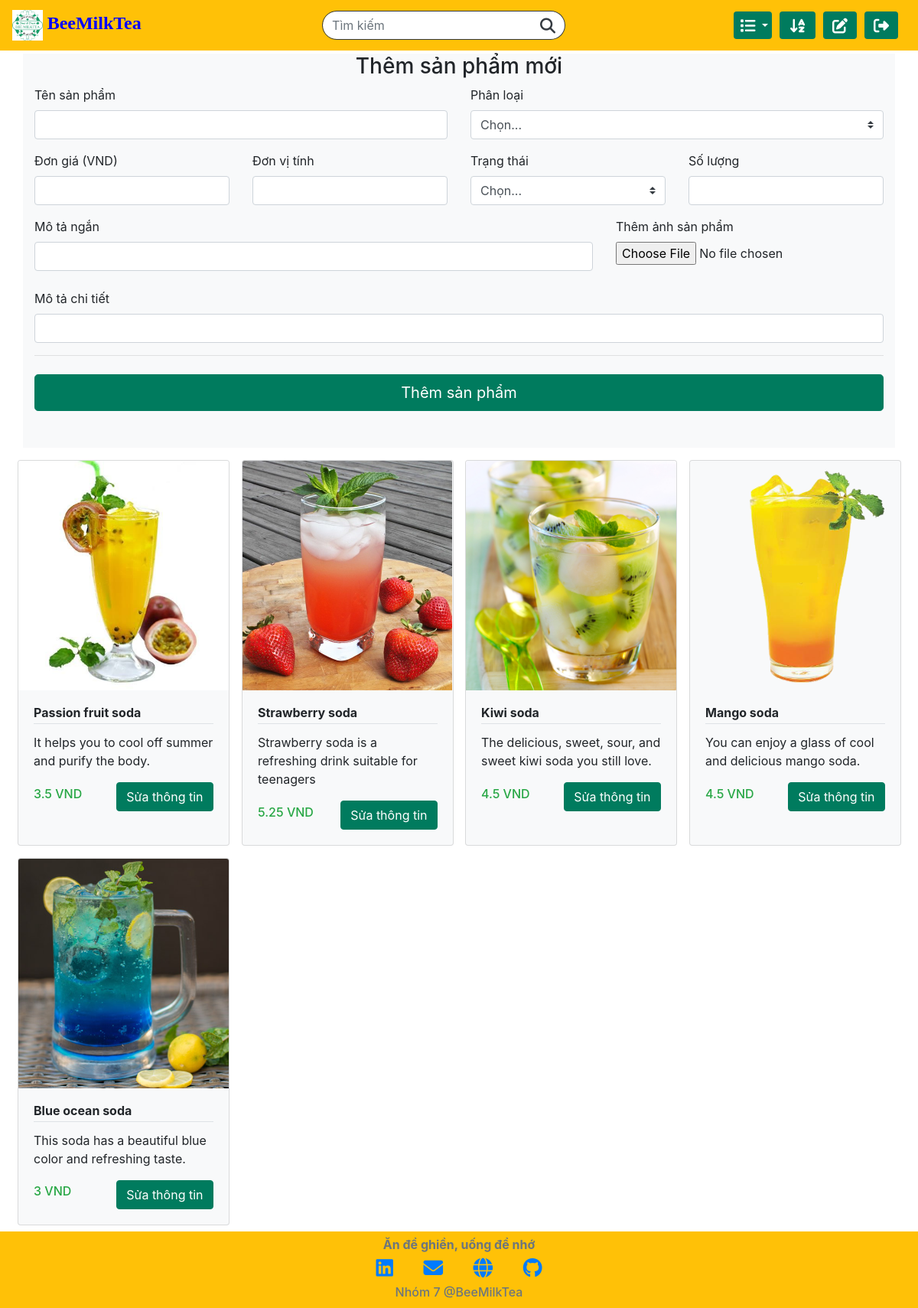
The app's page /manageProduct (signed in), older data.
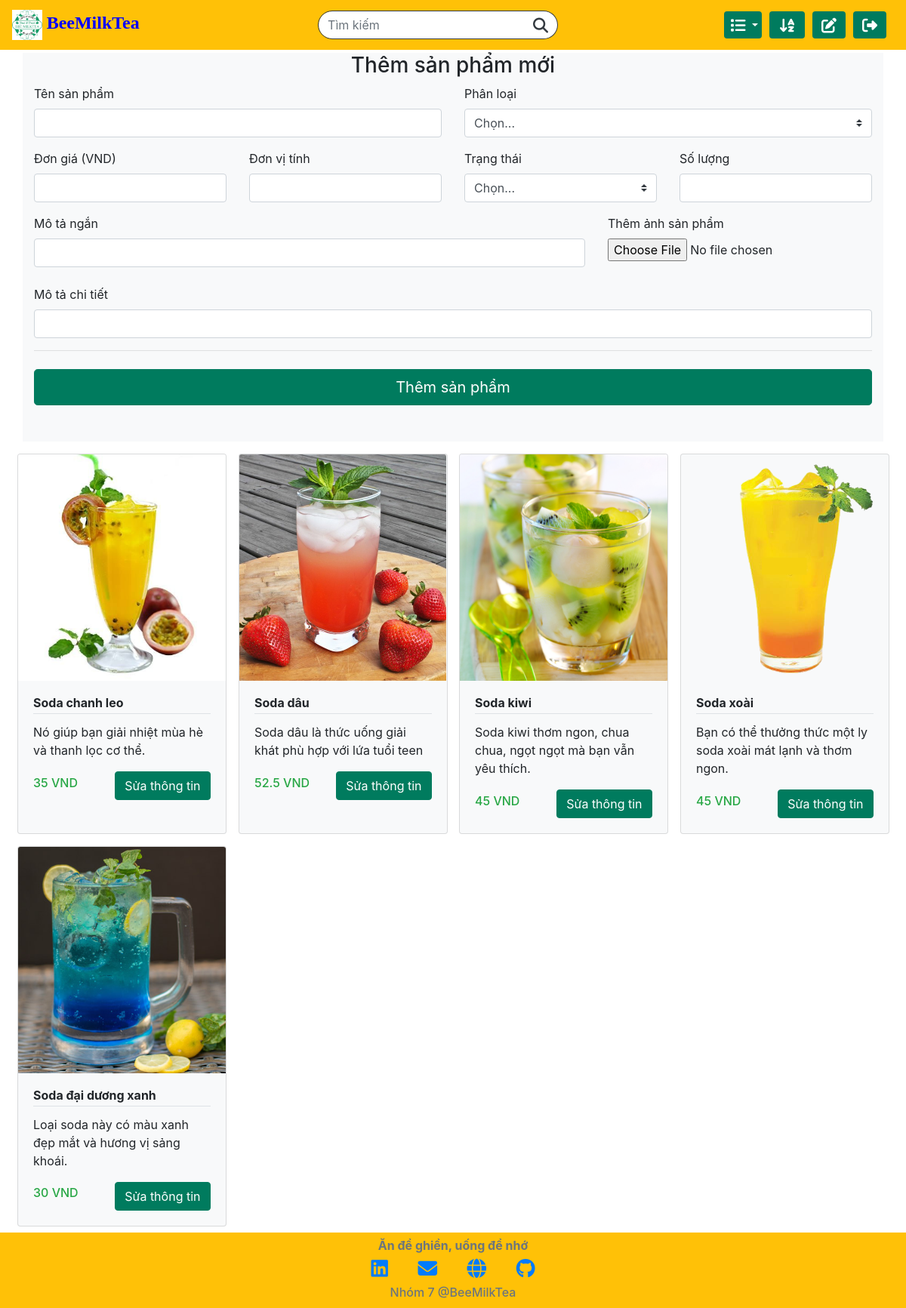
The same page, newer data.
### orders/models.py (models this page shows, shortened)
class Product(models.Model):
    name = models.CharField(max_length=64)
    category = models.CharField(max_length=32, choices=CATEGORIES, default='TRÀ SỮA')
    price = models.IntegerField(default=50000)
    unit = models.CharField(max_length=10, default='1 ly')
    availability = models.CharField(max_length=32, choices=AVAILABILITIES, default='có sẵn')
    quantity = models.IntegerField()
    description_short = models.CharField(max_length=64, default='có sẵn')
    description_long = models.TextField(default='có sẵn')
    image = models.ImageField(verbose_name="Product Image", upload_to="orders/static/orders/images/", default=None, blank=True)
    image_filename = models.CharField(max_length=256, default="image.jpg")

### orders/views.py (the view, shortened to what this page needs)
# urls.py: path("manageProduct", views.manageProduct_view, name="manageProduct"),
def manageProduct_view(request):
    if request.user.is_superuser:
        all_products = {}
        product_data = Product.objects.all()
        for category in categories:
            items = get_product_by_category(product_data, category)
            if len(items) != 0:
                all_products[category] = items
        context = {
            "data": all_products,
        }
        return render(request, "orders/manageProduct.html", context)
    else:
        return HttpResponseRedirect(reverse("index"))

### orders/views.py (called while the page is built)
def image_filename(image):
    path = image.url
    head, tail = ntpath.split(path)
    return tail

def get_product_by_category(data, category):
    list_items = []
    items = data.filter(category=category)
    for item in items:
        item.image_filename = image_filename(item.image)
        list_items.append(item)
    return list_items

### orders/templates/orders/manageProduct.html (shortened to what this page needs)
{% extends "orders/base.html" %}
{% block script %}
{% load static %}
{% endblock %}
{% block main %}
<div class="container pb-5 bg-light">
  <h3 class="text-center mt-3">Thêm sản phẩm mới</h3>
  <div class="">
    <form class="needs-validation" novalidate action="/manageProduct" method="post" enctype="multipart/form-data">
      <div class="row">
        <div class="col-md-6 mb-3">
          <label for="productName">Tên sản phẩm</label>
          <input type="text" class="form-control" id="productName" name="productName" placeholder="" value="" required>
        </div>
        <div class="col-md-6 mb-3">
          <label for="category">Phân loại</label>
          <select class="custom-select d-block w-100" id="category" name="category" required>
            <option value="">Chọn...</option>
          </select>
        </div>
      </div>
      <div class="row">
        <div class="col-md-3 mb-3">
          <label for="price_basic">Đơn giá (VND)</label>
          <input type="number" class="form-control" id="price_basic" name="price_basic" placeholder="" step="0.01" min="0" required>
        </div>
        <div class="col-md-3 mb-3">
          <label for="unit">Đơn vị tính</label>
          <input type="text" class="form-control" id="unit" name="unit" placeholder="" maxlength="8" required>
        </div>
        <div class="col-md-3 mb-3">
          <label for="availablity">Trạng thái</label>
          <select class="custom-select d-block w-100" id="availablity" name="availablity" required>
            <option value="">Chọn...</option>
          </select>
        </div>
        <div class="col-md-3 mb-3">
          <label for="quantity">Số lượng</label>
          <input type="number" class="form-control" id="quantity" name="quantity" placeholder="" min="0" required>
        </div>
      </div>
      <div class="row">
        <div class="col-md-8 mb-3">
          <label for="description_short">Mô tả ngắn</label>
          <input type="text" class="form-control" id="description_short" name="description_short" placeholder="" maxlength="64" required>
        </div>
        <div class="col-md-4 mb-3">
          <div class="form-group">
            <label for="product_image">Thêm ảnh sản phẩm</label>
            <input type="file" class="form-control-file" id="product_image" name="product_image" accept="image/*" required>
          </div>
        </div>
      </div>
      <div class="mb-3">
        <label for="description_long">Mô tả chi tiết</label>
        <input type="text" class="form-control" id="description_long" name="description_long" placeholder="" required>
      </div>
      <hr class="mb-4">
      <button class="btn btn-primary btn-lg btn-block" type="submit">Thêm sản phẩm</button>
    </form>
  </div>
</div>
<div class="container-lg p-0 mt-2">
  <div class="row equal">
    {% for category, items in data.items %}
      {% for item in items %}
      <div class="col-lg-3 col-md-4 col-sm-6 m-0 d-flex p-2 card-container" data-aos="zoom-in-down">
        <div class="card bg-light w-100">
          <div class="card-image w-100">
            <img class="card-img-top" src="static/orders/images/{{ item.image_filename }}" alt="product_image">
          </div>
          <div class="card-body">
            <h6 class="card-title border-bottom pb-1 item-name"><b>{{ item.name }}</b></h6>
            <p class="card-text">{{ item.description_short }}</p>
            <div class="card-footer p-0 m-0 border-0 ">
              <div class="d-flex align-items-center bg-light text-success">
                <div class="flex-grow-1">
                  <h6>{{ item.price }} VND</h6>
                </div>
                <div class="">
                  <form action="/productEdit" method="post">
                    <button type="submit" class="btn btn-primary"> Sửa thông tin</a></button>
                  </form>
                </div>
              </div>
            </div>
          </div>
        </div>
      </div>
      {% endfor %}
    {% endfor %}
  </div>
</div>
{% endblock %}

### orders/templates/orders/base.html (shortened to what this page needs)
{% load static %}
<!DOCTYPE html>
<html lang="en" dir="ltr">
<head>
  <link rel="stylesheet" href="https://stackpath.bootstrapcdn.com/bootstrap/4.5.0/css/bootstrap.min.css">
  <link rel="stylesheet" href="https://cdn.jsdelivr.net/npm/bootstrap-select@1.13.17/dist/css/bootstrap-select.min.css">
  <link rel="stylesheet" href="https://unpkg.com/aos@next/dist/aos.css" />
  <link rel="stylesheet" href="{% static 'orders/css/styles.css' %}" />
</head>
<body>
  <nav class="navbar navbar-expand-md navbar-light bg-warning">
    <div class="d-flex w-100 justify-content-between">
      <div class="">
        <a class="navbar-brand" href="/">
          <img class="d-inline" style="width: 40px; height: 40px;" src="{% static 'orders/images/logo.png' %}">
          <span class="blue d-inline brand-name"> BeeMilkTea </span>
        </a>
      </div>
      <div class="d-flex align-items-center">
        <form class="form-inline my-2 my-lg-0" action="/search" method="post">
          <div class="input-group search">
            <input class="form-control btn-outline-dark search-field" type="text" placeholder="Tìm kiếm" name="query" aria-label="Search" required>
            <div class="input-group-append">
              <button class="btn btn-outline-dark bg-white border-left-0 search-field-button" type="submit"><i class="fas fa-search fa-lg"></i></button>
            </div>
          </div>
        </form>
      </div>
      <div class="d-flex align-items-center">
        <div class="collapse navbar-collapse" id="navbar">
          <ul class="navbar-nav ml-auto">
            <li class="nav-item dropdown mr-3">
              <a class="nav-link dropdown-toggle btn btn-primary text-white border-0 nav-category" href="#" id="navbarDropdownMenuLink" role="button" data-toggle="dropdown" aria-haspopup="true" aria-expanded="false">
                <i class="fas fa-list fa-lg"></i> <span class="md-hidden"> Chọn loại</span>
              </a>
            </li>
            {% if user.is_superuser %}
            <li class="nav-item mr-3"><a class="btn btn-primary text-white border-0" href="/manageOrder" role="button" aria-expanded="false"><i class="fas fa-sort-alpha-down fa-lg"></i><span class="md-hidden d-inline"> Tất cả đơn hàng </span></a></li>
            <li class="nav-item mr-3"><a class="btn btn-primary text-white border-0" href="/manageProduct" role="button" aria-expanded="false"><i class="fas fa-edit fa-lg"></i><span class="md-hidden d-inline"> Thêm, sửa sản phẩm </span></a></li>
            {% endif %}
            {% if user.is_authenticated %}
            <li class="nav-item mr-3"><a class="btn btn-primary text-white border-0" href="/logout" role="button" aria-expanded="false"><i class="fas fa-sign-out-alt fa-lg"></i><span class="md-hidden d-inline"> Đăng xuất </span></a></li>
            {% endif %}
          </ul>
        </div>
      </div>
    </div>
  </nav>
  {% block main %}
  {% endblock %}
  <footer class="footer small text-center text-muted mt-3 pb-2 pt-2 bg-warning">
    <div class="row">
      <div class="col-lg-12">
        <h6 class="mb-2 "><b>Ăn để ghiền, uống để nhớ</b></h6>
        <a class="footer-link mr-3" href=""><i class="fab fa-linkedin fa-2x"></i></a>
        <a class="footer-link mr-3" href=""><i class="fas fa-envelope footer-icon fa-2x"></i></a>
        <a class="footer-link mr-3" href=""><i class="fas fa-globe fa-2x"></i></a>
        <a class="footer-link" href="https://github.com/ngochungle1331/MilkTea"><i class="fab fa-github fa-2x"></i></a>
      </div>
      <div class="col-lg-12 mt-2">
        <h6>Nhóm 7 @BeeMilkTea</6>
      </div>
    </div>
  </footer>
</body>
</html>

### static/orders/css/styles.css (style rules this page uses)
html { min-height: 100%; position: relative; }
body { margin-bottom: 100px; margin-top: 70px; }
.blue { color: blue; }
.navbar { position: fixed; top: 0; width: 100%; z-index: 1; }
.brand-name { font: 30px 'Pacifico', cursive; font-size: 24px; font-weight: 600; }
.search-field { border-radius: 20px; }
.search-field-button { border-radius: 20px; }
.nav-category { width: 150px; padding-bottom: 6px; padding-top: 6px; }
@media screen and (max-width: 1200px) { .nav-category { width: 50px; } }
@media screen and (max-width: 1200px) { .nav-item { margin-right: 10px !important; } }
input[type=number] { text-align: center; }
.card-container { position: relative; }
.card-img-top { width: 100%; height: 300px; object-fit: cover; }
.footer { position: absolute; bottom: 0; width: 100%; height: 100px; }
.footer-link { padding: 0 10px; }
.btn-primary { color: #fff; background-color: #007b5e; border-color: #007b5e; }

Row changes from the older to the newer data that the page shows:
changed Product: name "Passion fruit soda" → "Soda chanh leo"; description_short "It helps you to cool off summer and purify the body." → "Nó giúp bạn giải nhiệt mùa hè và thanh lọc cơ thể."; price "3.5" → "35"
changed Product: name "Strawberry soda" → "Soda dâu"; description_short "Strawberry soda is a refreshing drink suitable for teenagers" → "Soda dâu là thức uống giải khát phù hợp với lứa tuổi teen"; price "5.25" → "52.5"
changed Product: name "Kiwi soda" → "Soda kiwi"; description_short "The delicious, sweet, sour, and sweet kiwi soda you still love." → "Soda kiwi thơm ngon, chua chua, ngọt ngọt mà bạn vẫn yêu thích."; price "4.5" → "45"
changed Product: name "Mango soda" → "Soda xoài"; description_short "You can enjoy a glass of cool and delicious mango soda." → "Bạn có thể thưởng thức một ly soda xoài mát lạnh và thơm ngon."; price "4.5" → "45"
changed Product: name "Blue ocean soda" → "Soda đại dương xanh"; description_short "This soda has a beautiful blue color and refreshing taste." → "Loại soda này có màu xanh đẹp mắt và hương vị sảng khoái."; price "3" → "30"
